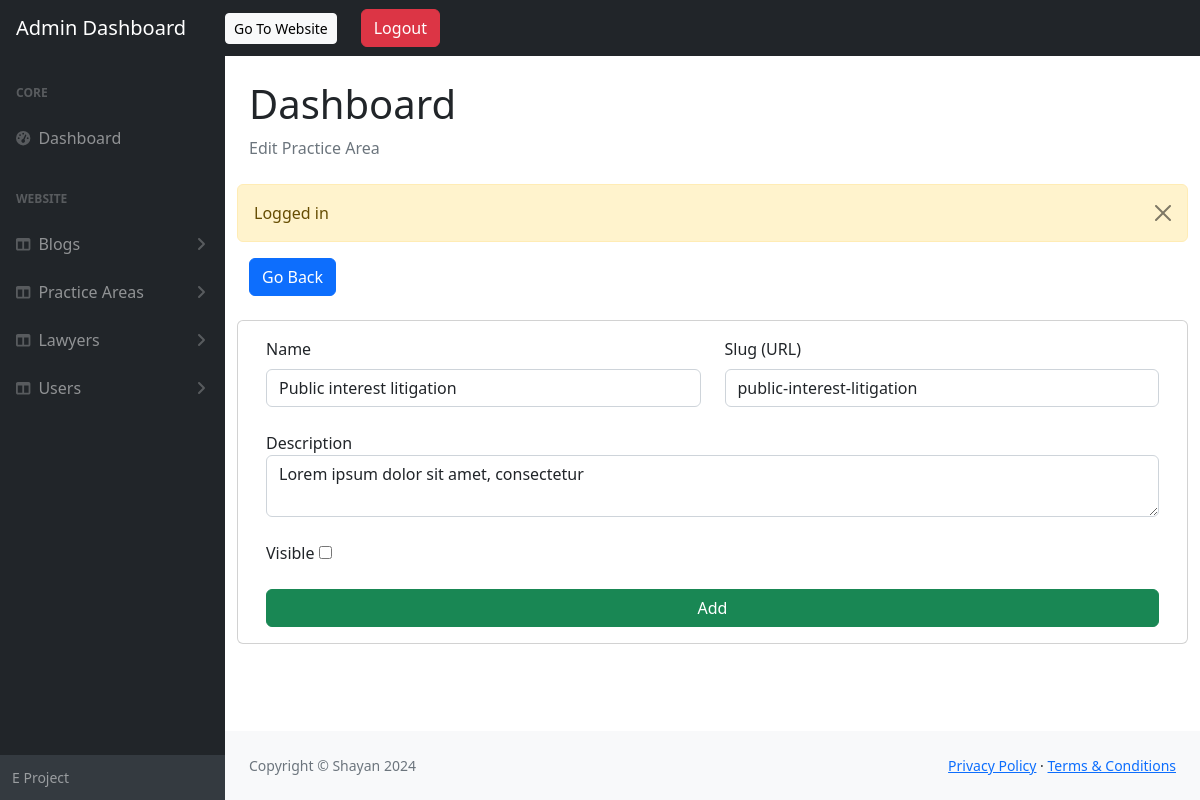
Screenshot of /admin/edit-practice-area.php?id=1 (signed in) with the database file from the repository.
### tables this page shows
CREATE TABLE `practiceareas` (
  `id` int(11) NOT NULL,
  `name` varchar(255) NOT NULL,
  `slug` varchar(255) NOT NULL,
  `image` varchar(255) DEFAULT NULL,
  `description` text DEFAULT NULL,
  `visible` int(11) DEFAULT 0,
  `created_at` datetime NOT NULL
);

### admin/edit-practice-area.php (the view, shortened to what this page needs)
<?php session_start();if(!isset($_SESSION['adminLoggedIn'])){$_SESSION['msg']="You are not authorised as admin";header("Location: ../login.php");exit(0);}else{} ?><!doctypehtml><html lang="en"><head><link href="https://cdn.jsdelivr.net/npm/simple-datatables@7.1.2/dist/style.min.css"rel="stylesheet"><link href="css/styles.css"rel="stylesheet"></head><body class="sb-nav-fixed"><?php include("include/nav-bar.php") ?><div id="layoutSidenav"><?php include("include/side-bar.php") ?><div id="layoutSidenav_content"><main><div class="container-fluid px-4"><h1 class="mt-4">Dashboard</h1><ol class="mb-4 breadcrumb"><li class="active breadcrumb-item">Edit Practice Area</li></ol><div class="row"><?php include("message.php") ?><div class="col mb-4"><a class="btn btn-primary"href="index.php">Go Back</a></div><div class="card"><div class="card-body"><?php include("include/db_conn.php");if(isset($_GET['id'])){$id=$_GET['id'];$sql=mysqli_query($conn,"SELECT * FROM `practiceareas` WHERE id = '$id'");foreach($sql as $row){};} ?><form action="allCode.php"enctype="multipart/form-data"method="post"><div class="row"><div class="col-lg-6 col-md-12"><label for=""class="form-label">Name</label> <input name="e_name"class="form-control"required value="<?=$row['name']?>"></div><div class="col-lg-6 col-md-12"><label for=""class="form-label">Slug (URL)</label> <input name="e_slug"class="form-control"required value="<?=$row['slug']?>"></div></div><div class="row my-4"><div class="col-12"><label for="">Description</label> <textarea class="form-control"name="description"><?=$row['description']?></textarea></div></div><div class="row my-4"><div class="col-12"><label for="">Visible</label> <input name="visible"type="checkbox"<?=$row['visible']==1?"checked":""?>></div></div><div class="row mt-4"><div class="col"><button class="btn btn-success w-100"name="edit_practice"type="submit"value="<?=$row['id']?>">Add</button></div></div></form></div></div></div></div></main><?php include("include/footer.php") ?></div></div></body></html>

### rows the page displays
practiceareas: e_name "Public interest litigation", e_slug "public-interest-litigation", description "Lorem ipsum dolor sit amet, consectetur"

### other values shown
$_SESSION['msg'] "Logged in"
